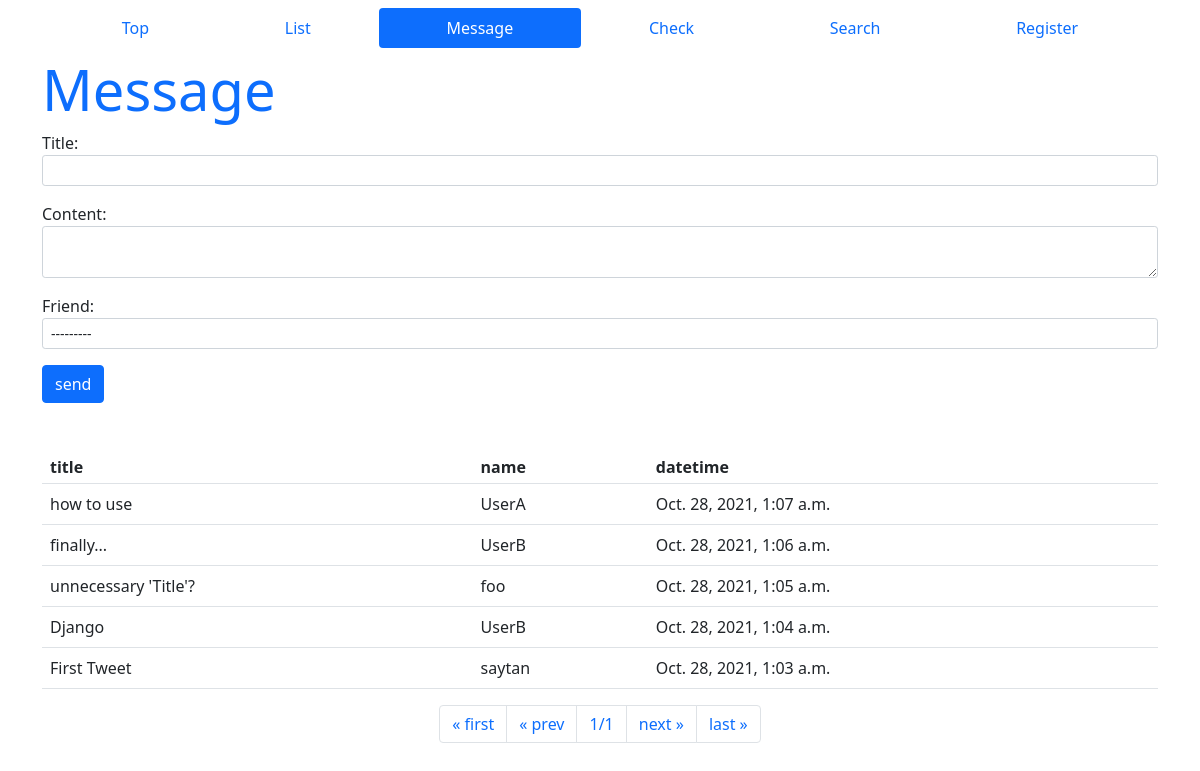
The page /database_app/message on the database its author committed.
### database_app/models.py (models this page shows, shortened)
class Message(models.Model):
    friend = models.ForeignKey(Friend, on_delete=models.CASCADE)
    title = models.CharField(max_length=100)
    content = models.CharField(max_length=300)
    pub_date = models.DateTimeField(auto_now_add=True)
    class Meta:
        ordering = ('pub_date',)

class Friend(models.Model):
    name = models.CharField(max_length=100,
                            validators=[number_only])
    mail = models.EmailField(max_length=200,
                             validators=[EmailValidator()])
    gender = models.BooleanField()
    age = models.IntegerField(validators=[
        MinValueValidator(0),
        MaxValueValidator(150)])
    birthday = models.DateField()
    def __str__(self):
        return '<Friend:id=' + str(self.id) + ', ' + \
            self.name + '(' + str(self.age) + ')>'

### database_app/views.py (the view)
# urls.py: path('message', views.message, name='message'),
def message(request, page=1):
    if(request.method == 'POST'):
        obj = Message()
        form = MessageForm(request.POST, instance=obj)
        form.save()
    data = Message.objects.all().reverse()
    paginator = Paginator(data, 5)
    params = {
        'title': 'Message',
        'form': MessageForm(),
        'data': paginator.get_page(page),
    }
    return render(request, 'database_app/message.html', params)

### database_app/forms.py
class MessageForm(forms.ModelForm):
    class Meta:
        model = Message
        fields = ['title', 'content', 'friend']
        widgets = {
            'title': forms.TextInput(attrs={'class': 'form-control form-control-sm'}),
            'content': forms.Textarea(attrs={'class': 'form-control form-control-sm', 'rows': 2}),
            'friend': forms.Select(attrs={'class': 'form-control form-control-sm'})
        }

### database_app/templates/database_app/message.html (shortened to what this page needs)
{% load static %}
<!DOCTYPE html>
<html lang="ja">
<head>
    <link href="https://cdn.jsdelivr.net/npm/bootstrap@5.0.0-beta1/dist/css/bootstrap.min.css" rel="stylesheet"
>
</head>
<body class="container">
    <header class="container">
        <nav class="nav nav-pills nav-fill my-2">
            <a class="nav-link" aria-current="page" href="/">Top</a>
            <a class="nav-link" href="/database_app">List</a>
            <a class="nav-link active" href="/database_app/message">Message</a>
            <a class="nav-link" href="/database_app/check">Check</a>
            <a class="nav-link" href="/database_app/find">Search</a>
            <a class="nav-link" href="/admin">Register</a>
        </nav>
    </header>
    <article>
        <h1 class="display-4 text-primary">{{ title }}</h1>
        <form action="{% url 'message' %}" method="post">
            {{form.as_p}}
            <input type="submit" value="send" class="btn btn-primary" />
        </form>
        <table class="table">
            <tr>
                <th class="py-1">title</th>
                <th class="py-1">name</th>
                <th class="py-1">datetime</th>
            </tr>
            {% for item in data %}
            <tr>
                <td class="py-2">{{item.title}}</td>
                <td class="py-2">{{item.friend.name}}</td>
                <td class="py-2">{{item.pub_date}}</td>
            </tr>
            {% endfor %}
        </table>
        <ul class="pagination justify-content-center">
            {% if data.has_previous %}
            <li class="page-item">
                <a class="page-link" href="{% url 'message' %}">
                    &laquo; first
                </a>
            </li>
            <li class="page-item">
                <a class="page-link" href="{% url 'message' %}{{data.previous_page_number}}">
                    &laquo; prev
                </a>
            </li>
            {% else %}
            <li class="page-item">
                <a class="page-link">&laquo; first</a>
            </li>
            <li class="page-item">
                <a class="page-link">&laquo; prev</a>
            </li>
            {% endif %}
            <li class="page-item">
                <a class="page-link">
                    {{data.number}}/{{data.paginator.num_pages}}
                </a>
            </li>
            {% if data.has_next %}
            <li class="page-item">
                <a class="page-link" href="{% url 'message' %}{{data.next_page_number}}">
                    next &raquo;
                </a>
            </li>
            <li class="page-item">
                <a class="page-link" href="{% url 'message' %}{{data.paginator.num_pages}}">
                    last &raquo;
                </a>
            </li>
            {% else %}
            <li class="page-item">
                <a class="page-link">next &raquo;</a>
            </li>
            <li class="page-item">
                <a class="page-link">last &raquo;</a>
            </li>
            {% endif %}
        </ul>
    </article>
</body>
</html>

### rows shown on the page
Message: title "how to use", friend.name "UserA", pub_date "Oct. 28, 2021, 1:07 a.m."
Message: title "finally...", friend.name "UserB", pub_date "Oct. 28, 2021, 1:06 a.m."
Message: title "unnecessary 'Title'?", friend.name "foo", pub_date "Oct. 28, 2021, 1:05 a.m."
Message: title "Django", friend.name "UserB", pub_date "Oct. 28, 2021, 1:04 a.m."
Message: title "First Tweet", friend.name "saytan", pub_date "Oct. 28, 2021, 1:03 a.m."

### other values the page prints
{{ title }} "Message"
{{ data.number }} "1"
{{ data.paginator.num_pages }} "1"
